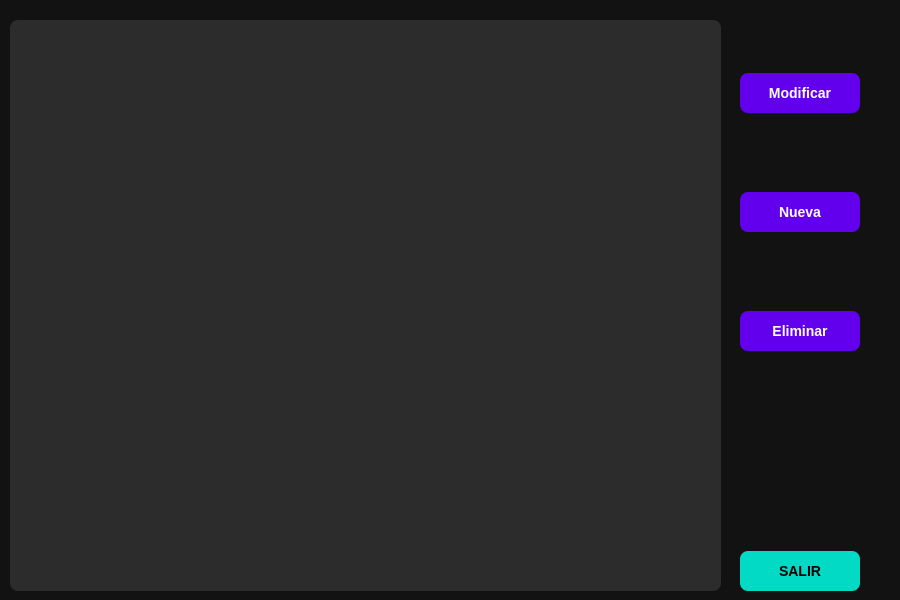
<?xml version="1.0" encoding="UTF-8"?>
<ui version="4.0">
 <class>clientes</class>
 <widget class="QWidget" name="clientes">
  <property name="geometry">
   <rect>
    <x>0</x>
    <y>0</y>
    <width>900</width>
    <height>600</height>
   </rect>
  </property>
  <property name="minimumSize">
   <size>
    <width>900</width>
    <height>600</height>
   </size>
  </property>
  <property name="maximumSize">
   <size>
    <width>900</width>
    <height>600</height>
   </size>
  </property>
  <property name="windowTitle">
   <string>Clientes</string>
  </property>
  <property name="styleSheet">
   <string notr="true">/* Estilos generales del formulario */
QWidget {
    background-color: #121212;  /* Fondo oscuro */
    border-radius: 12px;
    padding: 24px;
    color: #E8EAF6;  /* Texto claro */
}

/* Estilos para etiquetas (QLabel) */
QLabel {
    font-size: 14px;
    font-weight: 600;
    color: #E8EAF6;  /* Texto claro en modo oscuro */
}

/* Estilo para los campos de texto (QLineEdit) */
QLineEdit {
    border: 2px solid #6200EE;
    border-radius: 8px;
    padding: 10px 14px;
    background-color: #333333;  /* Fondo oscuro para el campo de texto */
    font-size: 14px;
    color: #E8EAF6;  /* Texto claro */
}

QLineEdit:focus {
    border-color: #03DAC5;  /* Resalta el borde cuando está enfocado */
}

/* Estilo para los botones (QPushButton) */
QPushButton {
    background-color: #6200EE;  /* Fondo del botón */
    color: #FFFFFF;  /* Texto blanco */
    border: none;
    border-radius: 8px;
    padding: 12px 20px;
    font-size: 14px;
    font-weight: bold;
}

QPushButton:hover {
    background-color: #3700B3;  /* Fondo más oscuro cuando se pasa el mouse */
}

QPushButton:pressed {
    background-color: #3100A0;  /* Fondo aún más oscuro cuando se presiona */
}
</string>
  </property>
  <widget class="QWidget" name="widget_2" native="true">
   <property name="geometry">
    <rect>
     <x>740</x>
     <y>0</y>
     <width>144</width>
     <height>591</height>
    </rect>
   </property>
   <layout class="QFormLayout" name="formLayout_2">
    <item row="0" column="0">
     <spacer name="verticalSpacer">
      <property name="orientation">
       <enum>Qt::Vertical</enum>
      </property>
      <property name="sizeHint" stdset="0">
       <size>
        <width>20</width>
        <height>53</height>
       </size>
      </property>
     </spacer>
    </item>
    <item row="1" column="0">
     <widget class="QPushButton" name="modificar_button">
      <property name="minimumSize">
       <size>
        <width>120</width>
        <height>40</height>
       </size>
      </property>
      <property name="text">
       <string>Modificar</string>
      </property>
     </widget>
    </item>
    <item row="2" column="0">
     <spacer name="verticalSpacer_2">
      <property name="orientation">
       <enum>Qt::Vertical</enum>
      </property>
      <property name="sizeHint" stdset="0">
       <size>
        <width>20</width>
        <height>53</height>
       </size>
      </property>
     </spacer>
    </item>
    <item row="3" column="0">
     <widget class="QPushButton" name="nueva_button">
      <property name="minimumSize">
       <size>
        <width>120</width>
        <height>40</height>
       </size>
      </property>
      <property name="text">
       <string>Nueva</string>
      </property>
     </widget>
    </item>
    <item row="4" column="0">
     <spacer name="verticalSpacer_3">
      <property name="orientation">
       <enum>Qt::Vertical</enum>
      </property>
      <property name="sizeHint" stdset="0">
       <size>
        <width>20</width>
        <height>53</height>
       </size>
      </property>
     </spacer>
    </item>
    <item row="5" column="0">
     <widget class="QPushButton" name="eliminar_button">
      <property name="minimumSize">
       <size>
        <width>120</width>
        <height>40</height>
       </size>
      </property>
      <property name="text">
       <string>Eliminar</string>
      </property>
     </widget>
    </item>
    <item row="6" column="0">
     <spacer name="verticalSpacer_4">
      <property name="orientation">
       <enum>Qt::Vertical</enum>
      </property>
      <property name="sizeHint" stdset="0">
       <size>
        <width>20</width>
        <height>188</height>
       </size>
      </property>
     </spacer>
    </item>
    <item row="7" column="0">
     <widget class="QPushButton" name="salir_button">
      <property name="minimumSize">
       <size>
        <width>120</width>
        <height>40</height>
       </size>
      </property>
      <property name="styleSheet">
       <string notr="true">QPushButton {
   background-color: #03DAC5;
    color: #000000;
}

QPushButton:hover {
    background-color: #018786;
	background-color: #018786;
}
QPushButton:pressed {
    background-color: #01675B;  /* Fondo aún más oscuro cuando se presiona el botón */
}</string>
      </property>
      <property name="text">
       <string>SALIR</string>
      </property>
     </widget>
    </item>
   </layout>
  </widget>
  <widget class="QTableView" name="tableView_clientes">
   <property name="geometry">
    <rect>
     <x>10</x>
     <y>20</y>
     <width>711</width>
     <height>571</height>
    </rect>
   </property>
   <property name="styleSheet">
    <string notr="true">QTableView {
    background-color: #2C2C2C;  /* Fondo oscuro para la tabla */
    border-radius: 8px;  /* Bordes redondeados */
    color: #E8EAF6;  /* Texto claro */
}</string>
   </property>
  </widget>
 </widget>
 <resources/>
 <connections/>
</ui>
